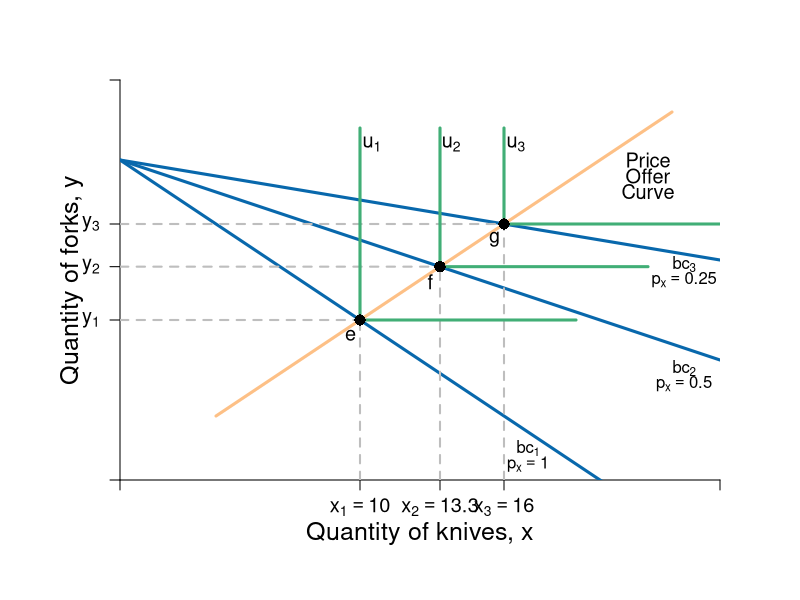

Here is the R script that generated this plot:
require(shape)
pdf(file = "indmarketdemand/offer_curve_leontief.pdf", width = 9, height = 7)

#Set parameters for graphics
axislabelsize <- 1.5
labelsize <- 1.2
graphlinewidth <- 3
segmentlinewidth <- 2

COL <- c("#7fc97f", "#beaed4", "#fdc086", "#ffff99", "#386cb0", "#f0027f", "#bf5b17", "#666666")
COLA <- c("#99d8c9","#66c2a4","#41ae76", "#238b45", "#005824")
COLB <- c("#4eb3d3", "#2b8cbe", "#0868ac","#084081")

#Edited the margins to cater for the larger LHS labels
par(mar =  c(6, 6, 4, 4))

mrsA <- function(x, rmax = 10, xmax = 20) {
  rmax - (rmax/xmax)*x
}


uA <- function(x, y, rmax = 2, xmax = 12) {
  y + rmax*x - (1/2)*(rmax/xmax)*x^2
}

indiffA1 <- function(x, uA = 10, rmax = 2.5, xmax = 10) {
  uA - rmax*x + (1/2)*(rmax/xmax)*(x^2)
}

offerCurve <- function(x, w, rmax = 2, xmax = 12) {
  w - rmax*x + (rmax/xmax)*x^2
}

bcA <- function(x, w = 20, p = 2) {
  w - p*x
}


xlims <- c(0, 25)
ylims <- c(0, 25)

npts <- 501 
x <- seq(xlims[1], xlims[2], length.out = npts)
y <- seq(ylims[1], ylims[2], length.out = npts) 
a <- c(13, 16.75, 19.25)

plot(0, 0, xlim = xlims, ylim = ylims, type = "n",
     xlab = expression(paste("")),
     ylab = expression(paste("")), 
     xaxt = "n", 
     yaxt = "n", 
     cex.lab = axislabelsize, 
     bty = "n",
     xaxs="i", 
     yaxs="i")


ticksy <- c(0, 10, 13.3333 , 16, ylims[2])
ylabels <- c(NA, expression(paste(y[1])), expression(paste(y[2])), expression(paste(y[3])), NA)
ticksx <- c(0, 10, 13.3333, 16,  xlims[2])
xlabels <- c(NA, expression(paste(x[1])==10), expression(paste(x[2])==13.3), expression(paste(x[3])==16), NA)


axis(1, at = ticksx, pos = 0, labels = xlabels, cex.axis = labelsize)
axis(2, at = ticksy, pos = 0, labels = ylabels, las = 1, cex.axis = labelsize)

npts <- 500 
xx1 <- seq(xlims[1], xlims[2], length.out = npts)

#lines(xx1, bcA(xx1, w = 10, p = 1.5), col = COLB[3], lwd = graphlinewidth)
lines(xx1, bcA(xx1, w = 20, p = 1), col = COLB[3], lwd = graphlinewidth)
lines(xx1, bcA(xx1, w = 20, p = 0.5), col = COLB[3], lwd = graphlinewidth)
lines(xx1, bcA(xx1, w = 20, p = 0.25), col = COLB[3], lwd = graphlinewidth)


#Label the axes
mtext(expression(paste("Quantity of knives, ", x)), side=1, line = 2.5, cex = axislabelsize)
text(-2, 0.5*ylims[2], expression(paste("Quantity of forks, ", y)), xpd = TRUE, cex = axislabelsize, srt = 90) 

#Label the indifference curves
text(10.5, 21, expression(u[1]), cex = labelsize)
text(13.8, 21, expression(u[2]), cex = labelsize)
text(16.5, 21, expression(u[3]), cex = labelsize)

#Label the price lines
text(17, 2, expression(paste(bc[1])))
text(17, 1, expression(paste(p[x] == 1)))
text(23.5, 7, expression(paste(bc[2])))
text(23.5, 6, expression(paste(p[x] == 0.5)))
text(23.5, 13.5, expression(paste(bc[3])))
text(23.5, 12.5, expression(paste(p[x] == 0.25)))

#Label the offer curve
text(22, 20, expression("Price"), cex = labelsize)
text(22, 19, expression("Offer"), cex = labelsize)
text(22, 18, expression("Curve"), cex = labelsize)

#Segments for points on Offer curve
segments(0, 10, 10, 10, lty = 2, col = "gray" , lwd = segmentlinewidth)
segments(10, 0, 10, 10, lty = 2, col = "gray" , lwd = segmentlinewidth)
segments(0, 13.3333, 13.3333, 13.3333, lty = 2, col = "gray" , lwd = segmentlinewidth)
segments(13.3333, 0, 13.3333, 13.3333, lty = 2, col = "gray" , lwd = segmentlinewidth)
segments(0, 16, 16, 16, lty = 2, col = "gray" , lwd = segmentlinewidth)
segments(16, 0, 16, 16, lty = 2, col = "gray" , lwd = segmentlinewidth)

# Add Leontief
segments(10, 10, 10, 22, lty = 1, col = COLA[3] , lwd = graphlinewidth)
segments(10, 10, 19, 10, lty = 1, col = COLA[3] , lwd = graphlinewidth)

segments(13.3333, 13.3333, 13.3333, 22, lty = 1, col = COLA[3] , lwd = graphlinewidth)
segments(13.3333, 13.3333, 22, 13.3333, lty = 1, col = COLA[3] , lwd = graphlinewidth)

segments(16, 16, 16, 22, lty = 1, col = COLA[3] , lwd = graphlinewidth)
segments(16, 16, 25, 16, lty = 1, col = COLA[3] , lwd = graphlinewidth)

#Add the offer curve (superimposed on the indifference curves tangent to the price lines)
segments(4, 4, 23, 23, lty = 1, col = COL[3], lwd = graphlinewidth)

#Annotate points on offer curve mrs = p for each of p = 1, 0.5, 0.25
#Where mrs = 2 - (1/6)*x
points(10, 10, pch = 16, col = "black", cex = 1.5)
points(13.3333, 13.3333, pch = 16, col = "black", cex = 1.5)
points(16, 16, pch = 16, col = "black", cex = 1.5)

text(9.6, 9.05, expression(paste(e)), cex = labelsize)
text(12.9333, 12.3833, expression(paste(f)), cex = labelsize)
text(15.6, 15.05, expression(paste(g)), cex = labelsize)

dev.off()
